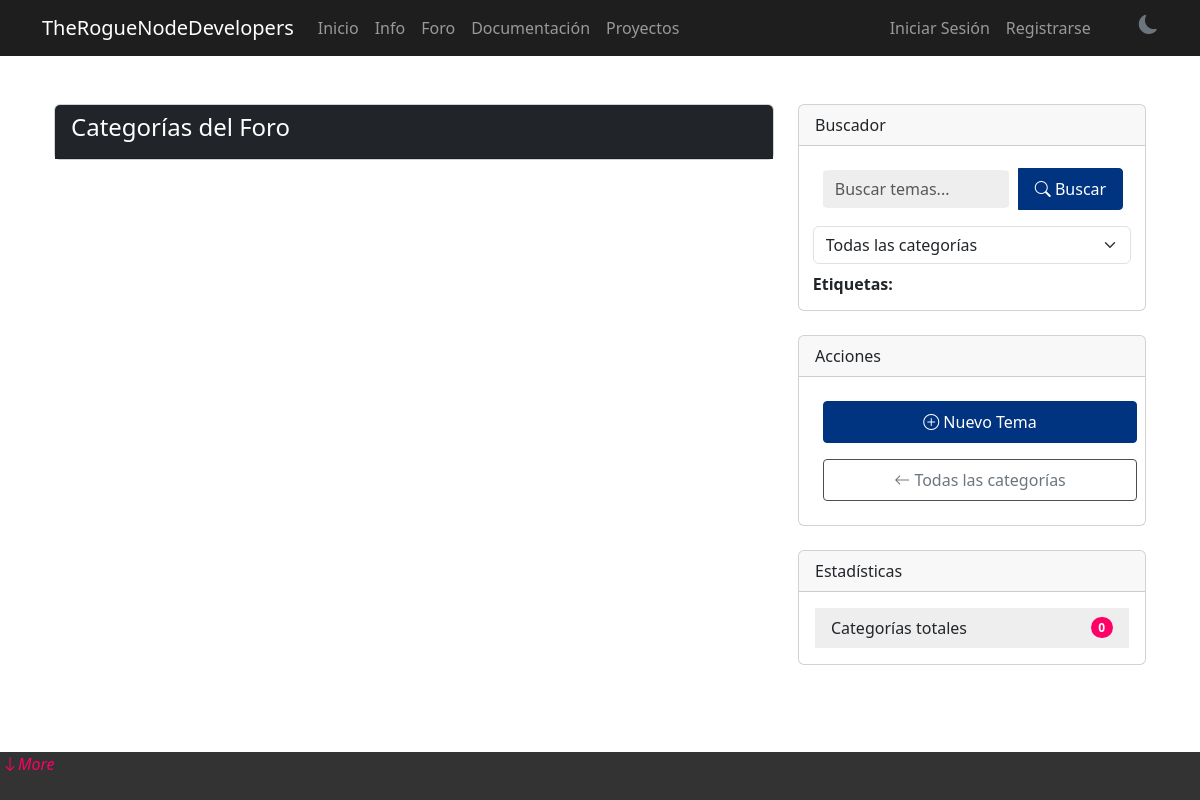
Before: /forum/ with the older database file.
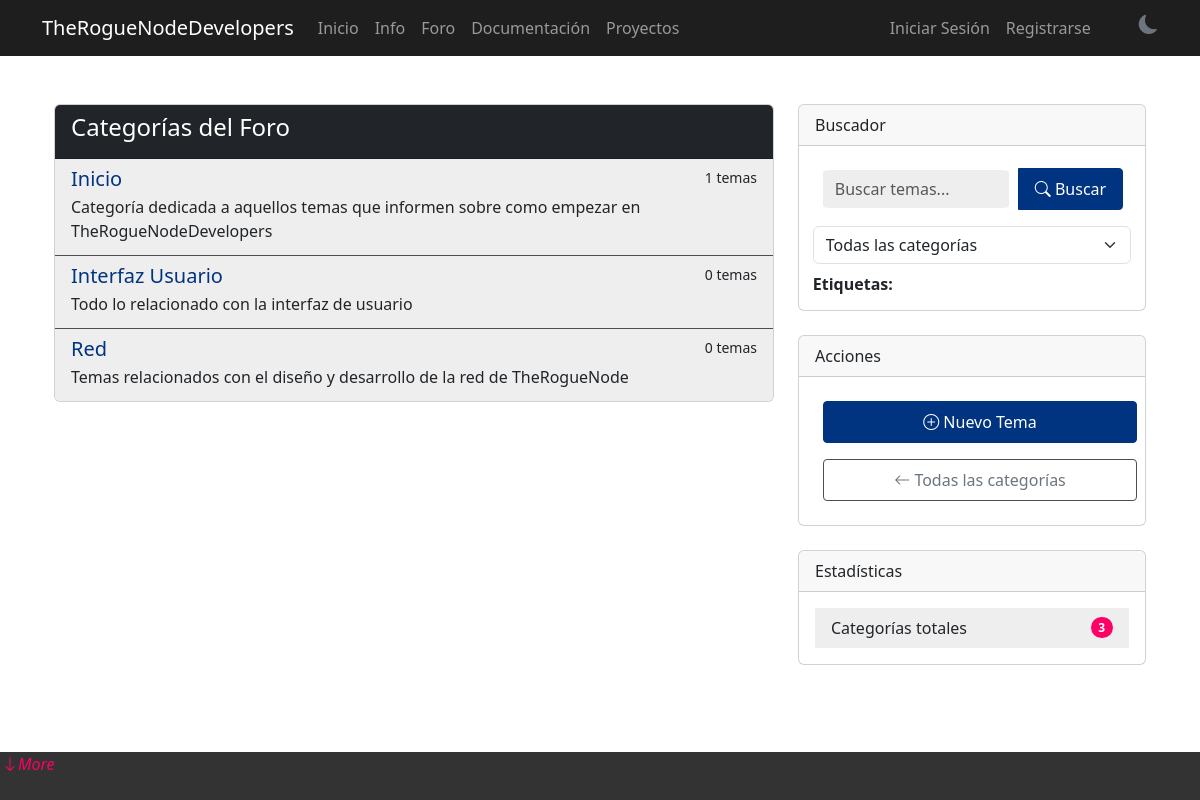
After: the same page with the newer database file.
### forum/models.py (models this page shows, shortened)
class Category(models.Model):
    name = models.CharField(max_length=100, unique=True)
    slug = models.SlugField(max_length=120, unique=True)
    description = models.TextField(blank=True)
    created_at = models.DateTimeField(auto_now_add=True)
    updated_at = models.DateTimeField(auto_now=True)
    class Meta:
        verbose_name_plural = "Categories"
        ordering = ['name']

### forum/views.py (the view, shortened to what this page needs)
# urls.py: path('', views.CategoryListView.as_view(), name='category_list'),
class CategoryListView(ListView):
    model = Category
    template_name = 'forum/category_list.html'
    context_object_name = 'categories'

### forum/templates/forum/category_list.html
{% extends 'forum/base_forum.html' %}
{% block forum_content %}
<div class="card">
    <div class="card-header bg-dark text-white">
        <h4>Categorías del Foro</h4>
    </div>
    <div class="list-group list-group-flush">
        {% for category in categories %}
        <a href="{% url 'forum:category_detail' category.slug %}" class="list-group-item list-group-item-action">
            <div class="d-flex w-100 justify-content-between">
                <h5 class="mb-1">{{ category.name }}</h5>
                <small>{{ category.topics.count }} temas</small>
            </div>
            <p class="mb-1">{{ category.description }}</p>
        </a>
        {% endfor %}
    </div>
</div>
{% endblock %}
{% block stats %}
<div class="card-body">
    <ul class="list-group list-group-flush">
        <li class="list-group-item d-flex justify-content-between align-items-center">
            Categorías totales
            <span class="badge bg-primary rounded-pill">{{ categories.count }}</span>
        </li>
    </ul>
</div>
{% endblock %}

### forum/templates/forum/base_forum.html (shortened to what this page needs)
{% extends 'base.html' %}
{% block content %}
<div class="container mt-4">
    <div class="row">
        <div class="col-md-8">
            {% block forum_content %}{% endblock %}
        </div>
        <div class="col-md-4">
            <div class="card mb-4">
                <div class="card-header">
                    Buscador
                </div>
                <div style="margin: 4%;">{% include 'forum/_search_form.html' %}</div>
            </div>
            <div class="card mb-4">
                <div class="card-header">
                    Acciones
                </div>
                <div class="card-body">
                    <a href="{% url 'forum:topic_create' %}?category={{ category.id }}"
                       class="btn btn-primary w-100 mb-2">
                        <i class="bi bi-plus-circle"></i> Nuevo Tema
                    </a>
                    <a href="{% url 'forum:category_list' %}" class="btn btn-outline-secondary w-100">
                        <i class="bi bi-arrow-left"></i> Todas las categorías
                    </a>
                </div>
            </div>
            <div class="card mb-4">
                <div class="card-header">
                    Estadísticas
                </div>
                {% block stats %}{% endblock %}
            </div>
        </div>
    </div>
</div>
{% endblock %}

### TheRogueNodeDevelopers/templates/base.html (shortened to what this page needs)
{% load static %}
<!DOCTYPE html>
<html lang="es">
<head>
    <link href="https://cdn.jsdelivr.net/npm/bootstrap@5.3.0/dist/css/bootstrap.min.css" rel="stylesheet" data-theme="light" id="bootstrap-theme">
    <link rel="stylesheet" href="https://cdn.jsdelivr.net/npm/bootstrap-icons@1.10.0/font/bootstrap-icons.css">
    <link rel="stylesheet" href="{% static 'css/dark-theme.css' %}">
    <link rel="stylesheet" href="{% static 'css/styles.css' %}">
    <link rel="stylesheet" href="{% static 'css/pygments.css' %}">
</head>
<body >
    <nav class="navbar navbar-expand-lg navbar-dark bg-dark">
    <div class="container">
        <a class="navbar-brand" href="{% url 'home' %}">TheRogueNodeDevelopers</a>
        <div class="collapse navbar-collapse" id="navbarNav">
            <ul class="navbar-nav me-auto">
                <li class="nav-item"><a class="nav-link" href="{% url 'home' %}">Inicio</a></li>
                <li class="nav-item"><a class="nav-link" href="{% url 'core:info_init' %}">Info</a></li>
                <li class="nav-item"><a class="nav-link" href="{% url 'forum:category_list' %}">Foro</a></li>
                <li class="nav-item"><a class="nav-link" href="{% url 'docs:documentation_init' %}">Documentación</a></li>
                <li class="nav-item"><a class="nav-link" href="{% url 'projects:project_list' %}">Proyectos</a></li>
            </ul>
            <ul class="navbar-nav">
                {% if user.is_authenticated %}
                    <li class="nav-item"><a class="nav-link" href="{% url 'accounts:profile' %}">Perfil</a></li>
                    <li class="nav-item"><a class="nav-link" href="{% url 'accounts:logout' %}">Cerrar Sesión</a></li>
                    <li class="form-check form-switch">
                        <span id="theme-toggle" style="cursor:pointer;">
                            <i id="theme-icon" class="bi bi-moon-fill"></i>
                        </span>
                    </li>
                {% else %}
                    <li class="nav-item"><a class="nav-link" href="{% url 'accounts:login' %}">Iniciar Sesión</a></li>
                    <li class="nav-item"><a class="nav-link" href="{% url 'accounts:register' %}">Registrarse</a></li>
                    <li class="form-check form-switch">
                        <span id="theme-toggle" style="cursor:pointer;">
                            <i id="theme-icon" class="bi bi-moon-fill"></i>
                        </span>
                    </li>
                {% endif %}
            </ul>
        </div>
    </div>
</nav>
    <div class="container mt-4">
        {% block content %}{% endblock %}
    </div>
    <div class="footer-container">
        <div class="footer-more-button">
            <i class="bi bi-arrow-down" style="margin:1px; padding: 1px; color: #ff0066;">More</i>
        </div>
    </div>
</body>
</html>

### forum/templates/forum/_search_form.html (shortened to what this page needs)
<form method="get" action="{% url 'forum:search' %}">
    <div class="input-group">
        <input
            type="text"
            name="query"
            class="form-control"
            placeholder="Buscar temas..."
            value="{{ request.GET.query }}"
        >
        <button type="submit" class="btn btn-primary">
            <i class="bi bi-search"></i> Buscar
        </button>
    </div>
    <div class="mt-2">
        <select name="category" class="form-select">
            <option value="">Todas las categorías</option>
        </select>
    </div>
    <div class="mt-2">
        <label class="fw-bold">Etiquetas:</label>
    </div>
</form>

### TheRogueNodeDevelopers/static/css/styles.css (style rules this page uses)
[data-theme="light"] { --primary-bg: #fff; --secondary-bg: #1e1e1e; --text-color: #212529; --accent-color: #ff0066; --card-bg: #eee; --border-color: #495057; --bs-btn-bg: #ff0066; --title-color: #003380; }
body { background-color: var(--primary-bg); color: var(--text-color); transition: background-color 0.3s ease, color 0.3s ease; }
.card { z-index: 1; }
.navbar { background-color: var(--secondary-bg) !important; }
[data-theme="light"] .btn { background-color: #003380; border-color: #003380; }
[data-theme="light"] .btn-outline-secondary { background-color: var(--primary-bg); border-color: var(--border-color); }
#theme-icon { position: relative; top: 2.5px; transform: translateY(-50%); font-size: 1.2rem; transition: color 0.3s ease; pointer-events: none; }
[data-theme="light"] #theme-icon { color: #6c757d; }
input { background-color: var(--card-bg) !important; margin: 10px !important; border-radius: 5% !important; border-style:none !important; border-color: var(--border-color); }
[data-theme="light"] .list-group-item { background-color: var(--card-bg); border-color: var(--border-color); }
.btn { padding: 0.5rem 1rem; margin: 0.5rem; border-radius: 4px; text-decoration: none; cursor: pointer; }
body { margin: 0; margin-bottom: 5%; display: flex; flex-direction: column; justify-content: flex-end; }
.footer-container { position: fixed; bottom: 0; left: 0; width: 100%; height: 6%; overflow: hidden; transition: height 0.3s ease; background-color: #333; color: white; z-index: 1000; overflow-y: auto; }
.footer-more-button { margin-bottom: 5%; }
.rounded-pill { background-color: var(--accent-color) !important; }
.list-group-item h5 { color: var(--title-color); }

Changed rows visible on the page:
added Category: name "Inicio", topics.count "1", description "Categoría dedicada a aquellos temas que informen sobre como empezar en TheRogueNodeDevelopers"
added Category: name "Interfaz Usuario", topics.count "0", description "Todo lo relacionado con la interfaz de usuario"
added Category: name "Red", topics.count "0", description "Temas relacionados con el diseño y desarrollo de la red de TheRogueNode"
Other visible differences:
{{ categories.count }}: "0" → "3"
